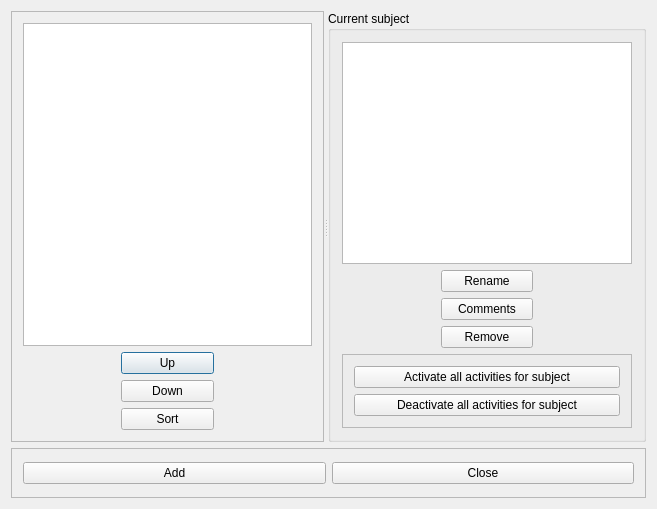
<?xml version="1.0" encoding="UTF-8"?>
<ui version="4.0">
 <class>SubjectsForm_template</class>
 <widget class="QDialog" name="SubjectsForm_template">
  <property name="geometry">
   <rect>
    <x>0</x>
    <y>0</y>
    <width>657</width>
    <height>509</height>
   </rect>
  </property>
  <property name="windowTitle">
   <string extracomment="Title of dialog">Subjects</string>
  </property>
  <layout class="QGridLayout" name="gridLayout_3">
   <item row="0" column="0">
    <widget class="QSplitter" name="splitter">
     <property name="orientation">
      <enum>Qt::Horizontal</enum>
     </property>
     <widget class="QFrame" name="frame_3">
      <property name="frameShape">
       <enum>QFrame::StyledPanel</enum>
      </property>
      <property name="frameShadow">
       <enum>QFrame::Raised</enum>
      </property>
      <layout class="QGridLayout" name="gridLayout_2">
       <item row="0" column="0" colspan="3">
        <widget class="QListWidget" name="subjectsListWidget">
         <property name="font">
          <font>
           <pointsize>12</pointsize>
          </font>
         </property>
        </widget>
       </item>
       <item row="1" column="0">
        <spacer name="horizontalSpacer_5">
         <property name="orientation">
          <enum>Qt::Horizontal</enum>
         </property>
         <property name="sizeType">
          <enum>QSizePolicy::Fixed</enum>
         </property>
         <property name="sizeHint" stdset="0">
          <size>
           <width>30</width>
           <height>20</height>
          </size>
         </property>
        </spacer>
       </item>
       <item row="1" column="1">
        <layout class="QVBoxLayout" name="verticalLayout">
         <item>
          <widget class="QPushButton" name="moveSubjectUpPushButton">
           <property name="text">
            <string comment="It means move the item up in the list">Up</string>
           </property>
          </widget>
         </item>
         <item>
          <widget class="QPushButton" name="moveSubjectDownPushButton">
           <property name="text">
            <string comment="It means move the item down in the list">Down</string>
           </property>
          </widget>
         </item>
         <item>
          <widget class="QPushButton" name="sortSubjectsPushButton">
           <property name="text">
            <string>Sort</string>
           </property>
          </widget>
         </item>
        </layout>
       </item>
       <item row="1" column="2">
        <spacer name="horizontalSpacer_4">
         <property name="orientation">
          <enum>Qt::Horizontal</enum>
         </property>
         <property name="sizeType">
          <enum>QSizePolicy::Fixed</enum>
         </property>
         <property name="sizeHint" stdset="0">
          <size>
           <width>30</width>
           <height>20</height>
          </size>
         </property>
        </spacer>
       </item>
      </layout>
     </widget>
     <widget class="QGroupBox" name="groupBox">
      <property name="title">
       <string>Current subject</string>
      </property>
      <layout class="QGridLayout" name="gridLayout">
       <item row="0" column="0" colspan="3">
        <widget class="QPlainTextEdit" name="currentSubjectTextEdit">
         <property name="font">
          <font>
           <family>Ubuntu Mono</family>
          </font>
         </property>
        </widget>
       </item>
       <item row="1" column="0">
        <spacer name="horizontalSpacer_2">
         <property name="orientation">
          <enum>Qt::Horizontal</enum>
         </property>
         <property name="sizeType">
          <enum>QSizePolicy::Fixed</enum>
         </property>
         <property name="sizeHint" stdset="0">
          <size>
           <width>30</width>
           <height>20</height>
          </size>
         </property>
        </spacer>
       </item>
       <item row="1" column="1">
        <layout class="QVBoxLayout" name="verticalLayout_3">
         <item>
          <widget class="QPushButton" name="renameSubjectPushButton">
           <property name="text">
            <string>Rename</string>
           </property>
          </widget>
         </item>
         <item>
          <widget class="QPushButton" name="commentsPushButton">
           <property name="text">
            <string>Comments</string>
           </property>
          </widget>
         </item>
         <item>
          <widget class="QPushButton" name="removeSubjectPushButton">
           <property name="text">
            <string>Remove</string>
           </property>
          </widget>
         </item>
        </layout>
       </item>
       <item row="1" column="2">
        <spacer name="horizontalSpacer_3">
         <property name="orientation">
          <enum>Qt::Horizontal</enum>
         </property>
         <property name="sizeType">
          <enum>QSizePolicy::Fixed</enum>
         </property>
         <property name="sizeHint" stdset="0">
          <size>
           <width>30</width>
           <height>20</height>
          </size>
         </property>
        </spacer>
       </item>
       <item row="2" column="0" colspan="3">
        <widget class="QFrame" name="frame_2">
         <property name="frameShape">
          <enum>QFrame::StyledPanel</enum>
         </property>
         <property name="frameShadow">
          <enum>QFrame::Raised</enum>
         </property>
         <layout class="QVBoxLayout" name="verticalLayout_2">
          <item>
           <widget class="QPushButton" name="activateSubjectPushButton">
            <property name="text">
             <string>Activate all activities for subject</string>
            </property>
           </widget>
          </item>
          <item>
           <widget class="QPushButton" name="deactivateSubjectPushButton">
            <property name="text">
             <string>Deactivate all activities for subject</string>
            </property>
           </widget>
          </item>
         </layout>
        </widget>
       </item>
      </layout>
     </widget>
    </widget>
   </item>
   <item row="1" column="0">
    <widget class="QFrame" name="frame">
     <property name="maximumSize">
      <size>
       <width>16777215</width>
       <height>50</height>
      </size>
     </property>
     <property name="frameShape">
      <enum>QFrame::StyledPanel</enum>
     </property>
     <property name="frameShadow">
      <enum>QFrame::Raised</enum>
     </property>
     <layout class="QHBoxLayout" name="horizontalLayout">
      <item>
       <widget class="QPushButton" name="addSubjectPushButton">
        <property name="text">
         <string>Add</string>
        </property>
       </widget>
      </item>
      <item>
       <widget class="QPushButton" name="closePushButton">
        <property name="text">
         <string>Close</string>
        </property>
       </widget>
      </item>
     </layout>
    </widget>
   </item>
  </layout>
 </widget>
 <layoutdefault spacing="6" margin="11"/>
 <resources/>
 <connections/>
</ui>
